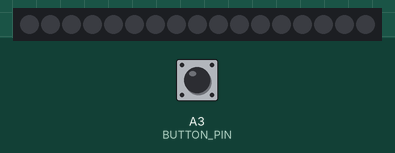
Simulated run of this sketch. Board: Arduino Uno, built with avr-gcc and run on an emulated ATmega328P. Shown: 17 RGB LEDs in strip order, left to right. Inputs (shaded band) come from the test bench; at power-on: A3 (BUTTON_PIN) HIGH. Dim RGB values are drawn brighter than linear.

Above: at 1.2 s.
1.3 s: A3 (BUTTON_PIN) pulled LOW for 0.15 s
At 2.7 s:
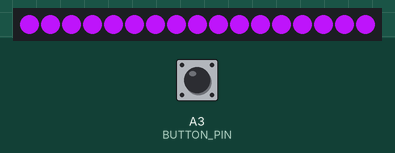
2.9 s: A3 (BUTTON_PIN) pulled LOW for 1 s
5.4 s: A3 (BUTTON_PIN) pulled LOW for 0.15 s
At 6.8 s:
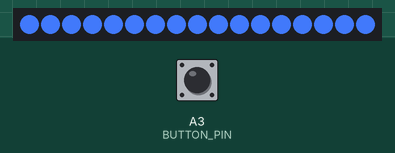
7.0 s: A3 (BUTTON_PIN) pulled LOW for 3.2 s
At 9.1 s:
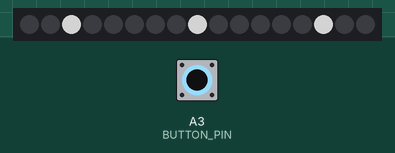
11.7 s: A3 (BUTTON_PIN) pulled LOW for 0.15 s
At 11.9 s:
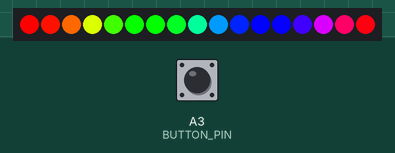

Measured:
- after the input at 1.3 s, the LEDs: first change at once (image 1 shows a later state)
- after the input at 5.4 s, the LEDs: first change at once (image 2 shows a later state)
- after the input at 7.0 s, the LEDs: first change at once (image 3 shows a later state)
- after the input at 11.7 s, the LEDs: change at once (image 4)

The sketch:

rok_code.ino
```cpp
#include <Adafruit_NeoPixel.h> //library laden
#ifdef __AVR__
#endif


#define BUTTON_PIN   A3 // pin van knopje

#define PIXEL_PIN    11 // pin waar de lampjes beginnen

#define PIXEL_COUNT 12 // aantal lampjes


Adafruit_NeoPixel strip(BUTTON_PIN, PIXEL_PIN, NEO_GRB + NEO_KHZ800);

boolean oldState = HIGH; // wanneer de knopje "omhoog" is, staat de state op "oldstate"
int     mode     = 0;   // default mode

void setup() {
  pinMode(BUTTON_PIN, INPUT_PULLUP);
  strip.begin();
  strip.show();
}


void loop() {
  boolean newState = digitalRead(BUTTON_PIN); // wanneer de knopje ingedrukt wordt, gaat het naar newstate

  if((newState == LOW) && (oldState == HIGH)) { // als knopje is ingedrukt
    delay(20);
    newState = digitalRead(BUTTON_PIN);
    if(newState == LOW) {
      if(++mode > 7) mode = 0; // volgende in sequence, na 7 terug naar 0
      switch(mode) {
        case 0:
          colorWipe(strip.Color(  0,   0,   0), 50);    // Black/off
          break;
        case 1:
          colorWipe(strip.Color(183,   19,   242), 50);    // purple
          break;
        case 2:
          colorWipe(strip.Color(  242, 19,   187), 50);    // pink
          break;
        case 3:
          colorWipe(strip.Color(  62,   116, 240), 50);    // Blue
          break;
        case 4:
          theaterChase(strip.Color(127, 127, 127), 50); // White
          break;
        case 5:
          rainbow(15); //regenboog!
          break;
        case 6:
          colorWipe(strip.Color(255,  255,   255), 100);    // white
          break;
         case 7:
          colorWipe(strip.Color(240,  215,   149), 100);    // warm light
          break;

      }
    }
  }


  oldState = newState; // de nieuwste state wordt de oude
}


void colorWipe(uint32_t color, int wait) {
  for(int i=0; i<strip.numPixels(); i++) {
    strip.setPixelColor(i, color);
    strip.show();
    delay(wait);
  }
}


void theaterChase(uint32_t color, int wait) {
  for(int a=0; a<10; a++) {
    for(int b=0; b<3; b++) {
      strip.clear();
      for(int c=b; c<strip.numPixels(); c += 6) {
        strip.setPixelColor(c, color);
      }
      strip.show();
      delay(wait);
    }
  }
}


void rainbow(int wait) {
  for(long firstPixelHue = 0; firstPixelHue < 3*65536; firstPixelHue += 256) {
    for(int i=0; i<strip.numPixels(); i++) {
      int pixelHue = firstPixelHue + (i * 65536L / strip.numPixels());
      strip.setPixelColor(i, strip.gamma32(strip.ColorHSV(pixelHue)));
    }
    strip.show();
    delay(wait);
  }
}
```
